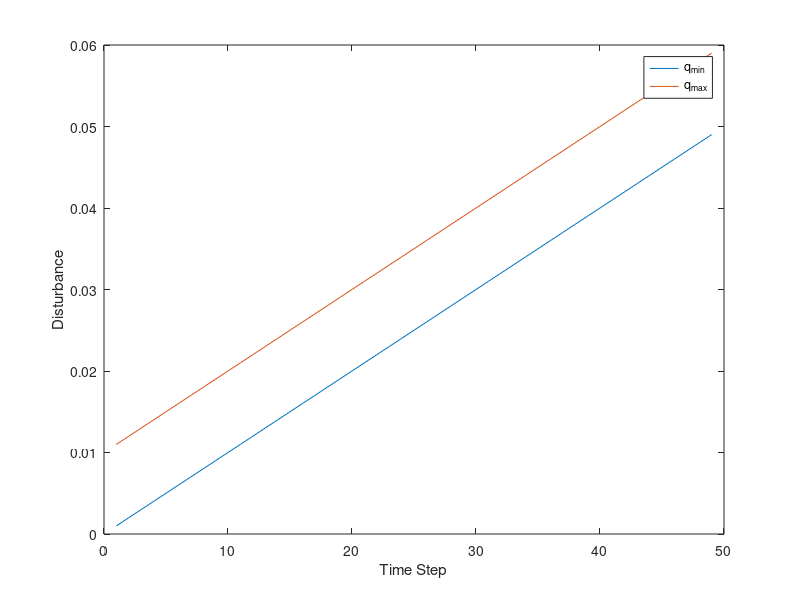
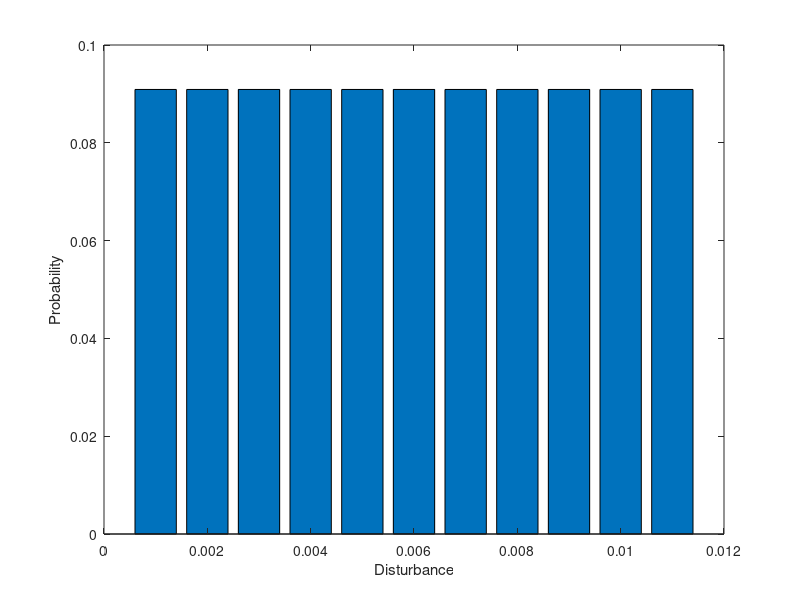

MATLAB code to generate these figures, in order: (Note: this script raises an error after producing the figures.)

clear; clc; close all;

%% Inputs
N = 50; % horizon
x_left = 0; x_right = 1; dx = 0.001; 
x_vec = x_left:dx:x_right; % state discretization
delta = 0.01; % disturbance support
w_left_vec = dx:dx:(N-1)*dx; % disturbance lower bound trajectory
w_right_vec = w_left_vec + delta; % disturbance upper bound trajectory

% plot disturbance support trajectory
figure
plot(1:N-1,w_left_vec,1:N-1,w_right_vec)
xlabel('Time Step'); ylabel('Disturbance')
legend('q_{min}', 'q_{max}');

% set disturbance model
W_vals = zeros(N-1,(delta/dx)+1); % disturbance support discretization
W_probs = zeros(N-1,(delta/dx)+1); % disturbance probabilities
for i = 1:N-1
    W_vals(i,:) = w_left_vec(i):dx:w_right_vec(i);
    W_probs(i,:) = ( 1 / ((delta/dx)+1) ); % discrete uniform
    % W_probs(i,:) = binopdf(0:length(W_vals(i,:))-1,length(W_vals(i,:))-1,0.5); % binomial
    % W_probs(i,:) = hygepdf(0:length(W_vals(i,:))-1,100,75,length(W_vals(i,:))-1); % hypergeometric
    % W_probs(i,:) = betapdf((1:length(W_vals(i,:))) ./ (length(W_vals(i,:)) + 1),0.1,0.1); % beta
    % W_probs(i,:) = W_probs(i,:) / sum(W_probs(i,:));
end

% plot first time step disturbance model
figure
bar(W_vals(1,:),W_probs(1,:))
xlabel('Disturbance'); ylabel('Probability');

%% Simulations
N_runs = 1e4;
myopic_costs = zeros(N_runs,1);
optimal_costs = zeros(N_runs,1);
f = waitbar(0);
for run = 1:N_runs
    % generate disturbance trajectory from model
    w_vec = zeros(1,N-1);
    for i = 1:N-1
        w_bins = cumsum(W_probs(i,:));
        w_vec(i) = W_vals(i,find(rand(1) < w_bins,1));
    end

    % corresponding ordering trajectory
    myopic_ordering = w_vec;
    optimal_ordering = load_shift_VS(w_vec);
    
    % calculate costs
    myopic_costs(run) = sum(quadratic_order_cost(myopic_ordering));
    optimal_costs(run) = sum(quadratic_order_cost(optimal_ordering));
    waitbar(run/N_runs)
end
close(f)

%% Post-processing
figure
plot(1:N-1,optimal_ordering,1:N-1,myopic_ordering)
xlabel('Time Step'); ylabel('Ordering Quantity');
legend('Optimal','Myopic')

figure
boxplot([optimal_costs, myopic_costs],...
    'Labels',{'Optimal','Myopic'});
ylabel('Cost')
title(['N = ' num2str(N_runs)])

figure
violinplot([optimal_costs, myopic_costs]);
ylabel('Cost')
title(['N = ' num2str(N_runs)])

%% Helper functions
function cost = quadratic_order_cost(u)
    cost = 100 * u.^2;
end
